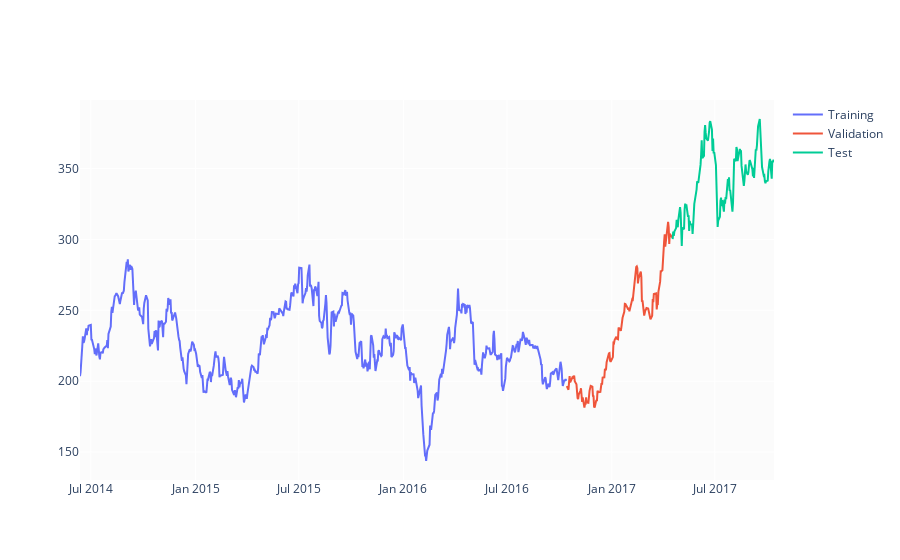

The notebook cell saved with this chart:
### Code cell
test_size  = 0.15
valid_size = 0.15

test_split_idx  = int(df.shape[0] * (1-test_size))
valid_split_idx = int(df.shape[0] * (1-(valid_size+test_size)))

train_df  = df.loc[:valid_split_idx].copy()
valid_df  = df.loc[valid_split_idx+1:test_split_idx].copy()
test_df   = df.loc[test_split_idx+1:].copy()

fig = go.Figure()
fig.add_trace(go.Scatter(x=train_df.Date, y=train_df.Close, name='Training'))
fig.add_trace(go.Scatter(x=valid_df.Date, y=valid_df.Close, name='Validation'))
fig.add_trace(go.Scatter(x=test_df.Date,  y=test_df.Close,  name='Test'))
fig.show()
